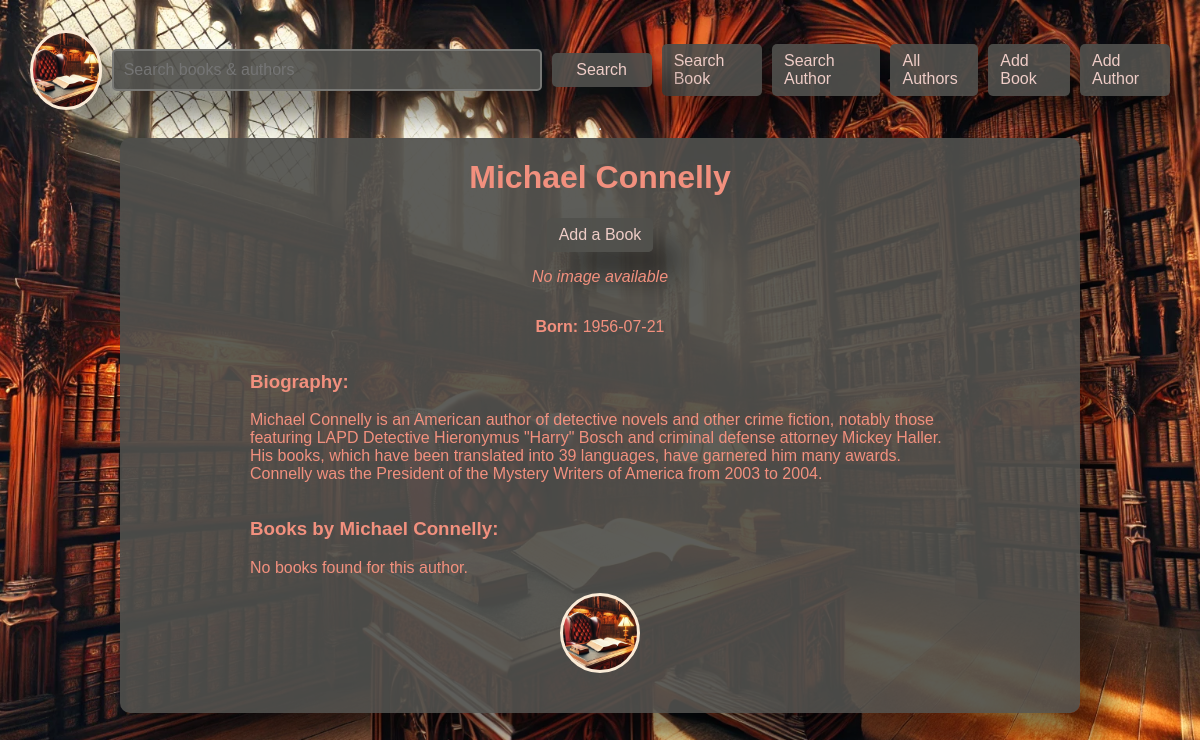
The app's page /show_author/9, older data.
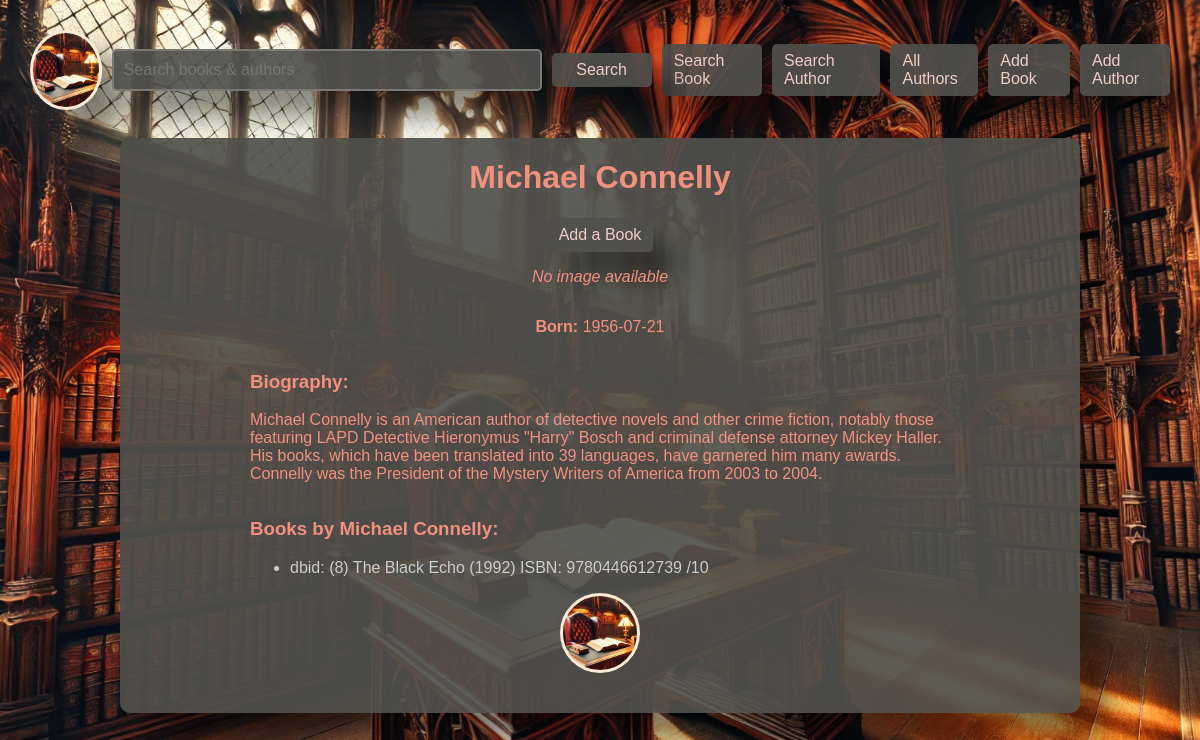
The same page, newer data.
### data_models.py (models this page shows, shortened)
class Author(db.Model):
    __tablename__ = 'authors'
    author_id = db.Column(db.Integer, primary_key=True, autoincrement=True)
    name = db.Column(db.String(80), nullable=False)
    birth_date = db.Column(db.Date)
    date_of_death = db.Column(db.Date)
    biography = db.Column(db.Text, nullable=True)

class Book(db.Model):
    __tablename__ = 'books'
    book_id = db.Column(db.Integer, primary_key=True, autoincrement=True)
    author_id = db.Column(db.Integer, db.ForeignKey('authors.author_id'), nullable=False)
    isbn = db.Column(db.String(20))
    title = db.Column(db.String(255), nullable=False)
    publication_year = db.Column(db.Integer)
    rating = db.Column(db.Integer)
    summary = db.Column(db.Text, nullable=True)
    def __repr__(self):
        return (f"Book(book_id = {self.book_id}, "
                f"author_id = {self.author_id})"
                f"isbn = {self.isbn}, "
                f"title = {self.title}, "
                f"publication_year = {self.publication_year}, "
                f"rating = {self.rating}, "
                f"summary = {len(self.summary)} characters in db"
        )
    def __str__(self):
        return (f"dbid: ({self.book_id}) "
                f"{self.title} "
                f"({self.publication_year}) "
                f"ISBN: {self.isbn} "
                f"{self.rating}/10"
        )

### app_routes.py (the view)
    @app.route('/show_author/<int:author_id>', methods=['GET'])
    def show_author(author_id):
        return controller.show_author(author_id=author_id)

### controller.py (called while the page is built)
def show_author(author=None, author_id=None):
    if author is None:
        if author_id is None:
            return "No author selected"
        else:
            author = Author.query.get(author_id)
    books_from_writer = data_models.Book.query.filter(data_models.Book.author_id == author_id).all(),
    print(books_from_writer)
    return render_template('show_author.html',
        name=author.name,
        author_id=author.author_id,
        birth_date=author.birth_date,
        date_of_death=author.date_of_death,
        biography=author.biography,
        books=books_from_writer[0] if len(books_from_writer) > 0 else None
    )

### templates/show_author.html (shortened to what this page needs)
{% extends "common.html" %}
{% block content %}
        <h1>{{ name }}</h1>
            <a href="{{ url_for('add_author_book', author_id=author_id) }}" class="add-book-btn">Add a Book</a>
        {% if author_image %}
            <img src="{{ author_image }}" alt="{{ name }}" class="author-image">
        {% else %}
            <p><em>No image available</em></p>
        {% endif %}
        <p class="dates">
            <strong>Born:</strong> {{ birth_date }}
        </p>
        <div class="biography">
            <h3>Biography:</h3>
            <p>{{ biography }}</p>
        </div>
            <div class="books">
            <h3>Books by {{ name }}:</h3>
            {% if books %}
                <ul class="book-list">
                    {% for book in books %}
                        <a href="{{ url_for('show_book', book_id=book.book_id) }}"><li>{{ book }} </li></a>
                    {% endfor %}
                </ul>
            {% else %}
                <p>No books found for this author.</p>
            {% endif %}
        </div>
                <a id="home_button" href="{{ url_for('home') }}"> </a>
    </div>
{% endblock %}

### templates/common.html (shortened to what this page needs)
<!DOCTYPE html>
<html lang="en">
<head>
    <link rel="stylesheet" href="{{ url_for('static', filename='styles.css') }}">
</head>
<body>
    <nav>
        <a id="home_button" href="{{ url_for('home') }}"> </a>
        <form class="header_form" action="{{ url_for('search') }}" method="get">
            <input id="search_field" type="text" name="query" value="{{query_string}}" placeholder="Search books & authors">
            <button id="search_button" type="submit">Search</button>
        </form>
        <a href="{{ url_for('search_book') }}">Search Book</a>
        <a href="{{ url_for('search_author') }}">Search Author</a>
        <a href="{{ url_for('list_authors') }}">All Authors</a>
        <a href="{{ url_for('add_book') }}">Add Book</a>
        <a href="{{ url_for('add_author') }}">Add Author</a>
    </nav>
    <hr>
    <div class="content">
        {% block content %}{% endblock %}
</body>
</html>

### static/styles.css (style rules this page uses)
* { box-sizing: border-box; }
nav { padding: 10px; display: flex; gap: 10px; align-items: center; justify-content: center; position: relative; }
nav button { cursor: pointer; }
#home_button { border-radius: 50%; padding-bottom: 11px; width: 80px; height: 80px; background-image: url('/static/images/home-chair.jpg'); background-size: cover; background-position: center; border: solid antiquewhite; }
.header_form { display: flex; flex-direction: row; align-items: center; justify-content: center; position: relative; gap: 10px; }
body { display: flex; flex-direction: column; align-items: center; justify-content: center; position: relative; font-family: Arial, sans-serif; margin: 20px; background-image: url('/static/images/library.webp'); background-size: cover; background-position: center; background-attachment: fixed; }
.content { background-color: rgba(80, 80, 77, 0.92); color: #F2907E; box-shadow: 25px 25px 30px rgba(0, 0, 0, 0.5); width: 80vw; font-family: Arial, Helvetica, sans-serif; padding: 0 20px 40px 20px; margin: 0; display: flex; flex-direction: column; align-items: center; justify-content: center; position: relative; border-radius: 10px; }
form { max-width: 900px; min-width: 45vw; display: flex; flex-direction: column; align-items: center; justify-content: center; position: relative; }
input, textarea, button { margin-top: 5px; padding: 8px; font-size: 16px; width: 100%; }
.biography { max-width: 700px; text-align: left; }
.books, .book-list { max-width: 700px; width: 100%; text-align: left; }
input { color: #2b2929; width: 100%; padding: 10px; font-size: 16px; border: 1px solid #ccc; border-radius: 5px; }
a:link { color: #cccccc; text-decoration: none; }

Row changes from the older to the newer data that the page shows:
added Book: book_id+title+publication_year "dbid: (8) The Black Echo (1992) ISBN: 9780446612739 /10"
Text that changed along with them:
text no longer shown: "No books found for this author."
